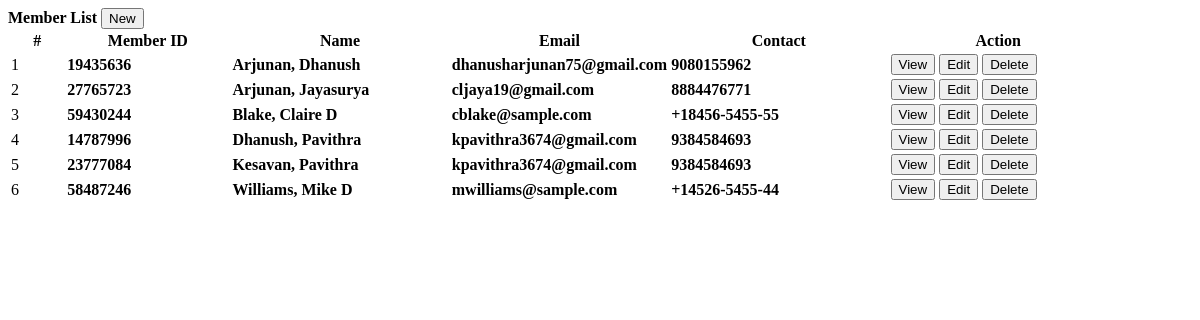
/members.php, run on the app's committed database.
### tables this page shows
CREATE TABLE `members` (
  `id` int(30) NOT NULL,
  `member_id` int(30) NOT NULL,
  `firstname` varchar(100) NOT NULL,
  `middlename` varchar(100) NOT NULL,
  `lastname` varchar(100) NOT NULL,
  `gender` varchar(20) NOT NULL,
  `contact` varchar(100) NOT NULL,
  `address` text NOT NULL,
  `email` varchar(100) NOT NULL,
  `date_created` datetime NOT NULL DEFAULT current_timestamp()
);

### members.php (the view, shortened to what this page needs)
<?php include('db_connect.php');?>
<div class="container-fluid">
	<div class="col-lg-12">
		<div class="row">
			<div class="col-md-12">
				<div class="card">
					<div class="card-header">
						<b>Member List</b>
						<span class="">
							<button class="btn btn-primary btn-block btn-sm col-sm-2 float-right" type="button" id="new_member">
					<i class="fa fa-plus"></i> New</button>
				</span>
					</div>
					<div class="card-body">
						<table class="table table-bordered table-condensed table-hover">
							<colgroup>
								<col width="5%">
								<col width="15%">
								<col width="20%">
								<col width="20%">
								<col width="20%">
								<col width="20%">
							</colgroup>
							<thead>
								<tr>
									<th class="text-center">#</th>
									<th class="">Member ID</th>
									<th class="">Name</th>
									<th class="">Email</th>
									<th class="">Contact</th>
									<th class="text-center">Action</th>
								</tr>
							</thead>
							<tbody>
								<?php
								$i = 1;
								$member =  $conn->query("SELECT *,concat(lastname,', ',firstname,' ',middlename) as name from members order by concat(lastname,', ',firstname,' ',middlename) asc");
								while($row=$member->fetch_assoc()):
								?>
								<tr>
									<td class="text-center"><?php echo $i++ ?></td>
									<td class="">
										 <p><b><?php echo $row['member_id'] ?></b></p>
									</td>
									<td class="">
										 <p><b><?php echo ucwords($row['name']) ?></b></p>
									</td>
									<td class="">
										 <p><b><?php echo $row['email'] ?></b></p>
									</td>
									<td class="">
										 <p><b><?php echo $row['contact'] ?></b></p>
									</td>
									<td class="text-center">
										<button class="btn btn-sm btn-outline-primary view_member" type="button" data-id="<?php echo $row['id'] ?>" >View</button>
										<button class="btn btn-sm btn-outline-primary edit_member" type="button" data-id="<?php echo $row['id'] ?>" >Edit</button>
										<button class="btn btn-sm btn-outline-danger delete_member" type="button" data-id="<?php echo $row['id'] ?>">Delete</button>
									</td>
								</tr>
								<?php endwhile; ?>
							</tbody>
						</table>
					</div>
				</div>
			</div>
		</div>
	</div>
</div>

### members.php (style rules this page uses)
td { vertical-align: middle !important; }
td p { margin: unset }

### data on the page
members: member "19435636", name "Arjunan, Dhanush", email "dhanusharjunan75@gmail.com", contact "9080155962"
members: member "27765723", name "Arjunan, Jayasurya", email "cljaya19@gmail.com", contact "8884476771"
members: member "59430244", name "Blake, Claire D", email "cblake@sample.com", contact "+18456-5455-55"
members: member "14787996", name "Dhanush, Pavithra", email "kpavithra3674@gmail.com", contact "9384584693"
members: member "23777084", name "Kesavan, Pavithra", email "kpavithra3674@gmail.com", contact "9384584693"
members: member "58487246", name "Williams, Mike D", email "mwilliams@sample.com", contact "+14526-5455-44"
